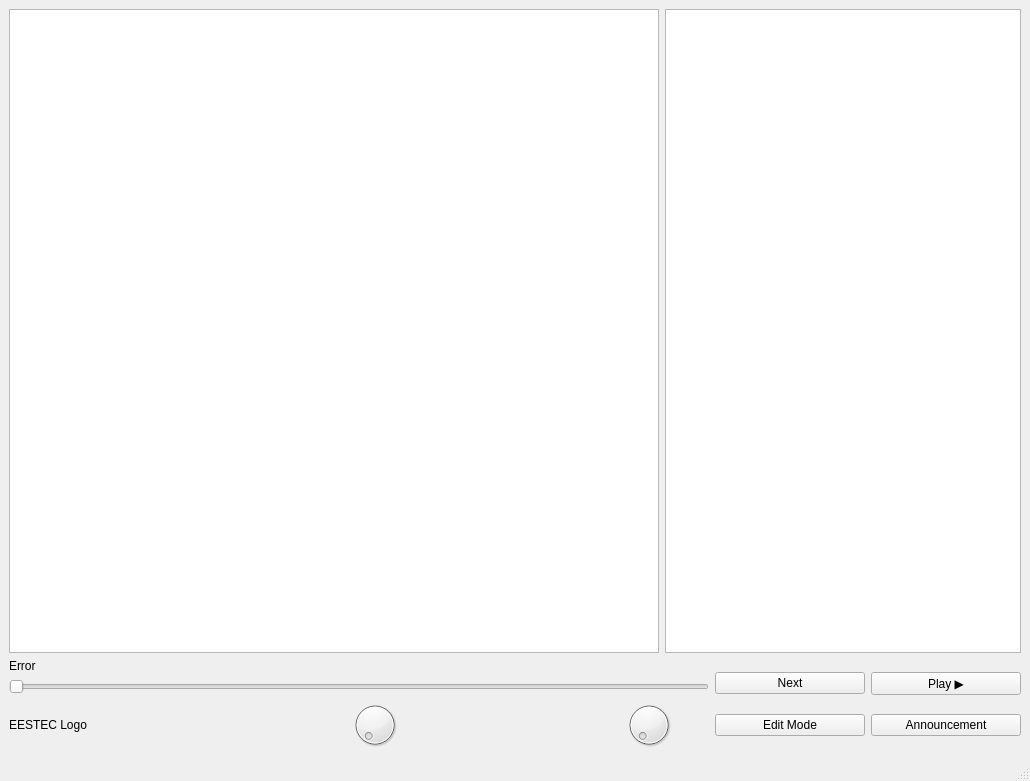
<?xml version="1.0" encoding="UTF-8"?>
<ui version="4.0">
 <class>MainWindow</class>
 <widget class="QMainWindow" name="MainWindow">
  <property name="geometry">
   <rect>
    <x>0</x>
    <y>0</y>
    <width>1030</width>
    <height>781</height>
   </rect>
  </property>
  <property name="windowTitle">
   <string>MainWindow</string>
  </property>
  <widget class="QWidget" name="centralwidget">
   <layout class="QHBoxLayout" name="horizontalLayout">
    <item>
     <layout class="QVBoxLayout" name="verticalLayout">
      <item>
       <layout class="QHBoxLayout" name="horizontalLayout_2">
        <item>
         <widget class="QListWidget" name="songList">
          <property name="minimumSize">
           <size>
            <width>650</width>
            <height>490</height>
           </size>
          </property>
         </widget>
        </item>
        <item>
         <widget class="QListView" name="pendingList">
          <property name="minimumSize">
           <size>
            <width>0</width>
            <height>500</height>
           </size>
          </property>
         </widget>
        </item>
       </layout>
      </item>
      <item>
       <layout class="QHBoxLayout" name="horizontalLayout_3">
        <item>
         <layout class="QVBoxLayout" name="verticalLayout_5">
          <item>
           <widget class="QLabel" name="labelError">
            <property name="text">
             <string>Error</string>
            </property>
           </widget>
          </item>
          <item>
           <widget class="QSlider" name="progressBar">
            <property name="orientation">
             <enum>Qt::Horizontal</enum>
            </property>
           </widget>
          </item>
          <item>
           <layout class="QHBoxLayout" name="horizontalLayout_4">
            <item>
             <widget class="QLabel" name="label">
              <property name="minimumSize">
               <size>
                <width>300</width>
                <height>0</height>
               </size>
              </property>
              <property name="maximumSize">
               <size>
                <width>300</width>
                <height>100</height>
               </size>
              </property>
              <property name="text">
               <string>EESTEC Logo</string>
              </property>
             </widget>
            </item>
            <item>
             <widget class="QDial" name="dialSound">
              <property name="sizePolicy">
               <sizepolicy hsizetype="Preferred" vsizetype="Preferred">
                <horstretch>0</horstretch>
                <verstretch>0</verstretch>
               </sizepolicy>
              </property>
              <property name="minimumSize">
               <size>
                <width>120</width>
                <height>0</height>
               </size>
              </property>
              <property name="maximum">
               <number>100</number>
              </property>
             </widget>
            </item>
            <item>
             <spacer name="horizontalSpacer">
              <property name="orientation">
               <enum>Qt::Horizontal</enum>
              </property>
              <property name="sizeHint" stdset="0">
               <size>
                <width>40</width>
                <height>20</height>
               </size>
              </property>
             </spacer>
            </item>
            <item>
             <widget class="QDial" name="dialVibe">
              <property name="minimumSize">
               <size>
                <width>120</width>
                <height>0</height>
               </size>
              </property>
             </widget>
            </item>
           </layout>
          </item>
         </layout>
        </item>
        <item>
         <layout class="QVBoxLayout" name="verticalLayout_4">
          <item>
           <layout class="QHBoxLayout" name="horizontalLayout_5">
            <item>
             <widget class="QPushButton" name="nextButton">
              <property name="minimumSize">
               <size>
                <width>150</width>
                <height>0</height>
               </size>
              </property>
              <property name="text">
               <string>Next</string>
              </property>
             </widget>
            </item>
            <item>
             <widget class="QPushButton" name="playButton">
              <property name="minimumSize">
               <size>
                <width>150</width>
                <height>0</height>
               </size>
              </property>
              <property name="text">
               <string>Play ▶</string>
              </property>
              <property name="checkable">
               <bool>true</bool>
              </property>
             </widget>
            </item>
           </layout>
          </item>
          <item>
           <layout class="QHBoxLayout" name="horizontalLayout_6">
            <item>
             <widget class="QPushButton" name="editModeButton">
              <property name="minimumSize">
               <size>
                <width>150</width>
                <height>0</height>
               </size>
              </property>
              <property name="text">
               <string>Edit Mode</string>
              </property>
              <property name="checkable">
               <bool>false</bool>
              </property>
             </widget>
            </item>
            <item>
             <widget class="QPushButton" name="announcementButton">
              <property name="minimumSize">
               <size>
                <width>150</width>
                <height>0</height>
               </size>
              </property>
              <property name="text">
               <string>Announcement</string>
              </property>
              <property name="checkable">
               <bool>true</bool>
              </property>
             </widget>
            </item>
           </layout>
          </item>
         </layout>
        </item>
       </layout>
      </item>
     </layout>
    </item>
   </layout>
  </widget>
  <widget class="QMenuBar" name="menubar">
   <property name="geometry">
    <rect>
     <x>0</x>
     <y>0</y>
     <width>1030</width>
     <height>26</height>
    </rect>
   </property>
  </widget>
  <widget class="QStatusBar" name="statusbar"/>
 </widget>
 <resources/>
 <connections/>
</ui>
